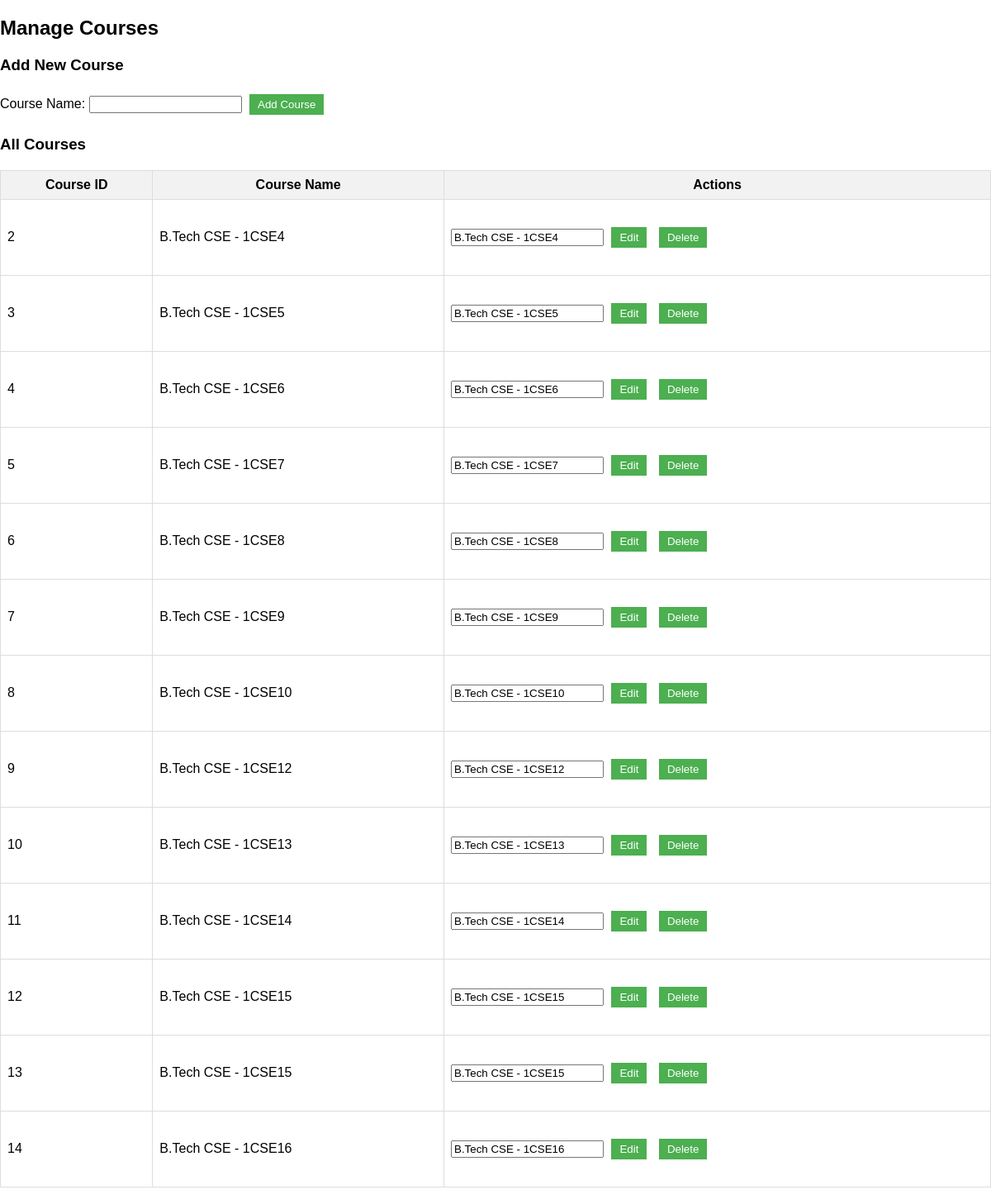
/admin-dashboard/manage_courses.php (signed in), run on the app's committed database.
### tables this page shows
CREATE TABLE `Courses` (
  `Course_id` int(11) NOT NULL,
  `Course_name` varchar(100) NOT NULL
);

### admin-dashboard/manage_courses.php (the view, shortened to what this page needs)
<?php
include 'config.php';
?>
<!DOCTYPE html>
<html lang="en">
<head>
    <link rel="stylesheet" href="admin_style.css">
</head>
<body>
    <h2>Manage Courses</h2>
    <form method="POST" action="">
        <h3>Add New Course</h3>
        <label for="course_name">Course Name:</label>
        <input type="text" name="course_name" required>
        <button type="submit" name="add_course">Add Course</button>
    </form>
    <h3>All Courses</h3>
    <table>
        <thead>
            <tr>
                <th>Course ID</th>
                <th>Course Name</th>
                <th>Actions</th>
            </tr>
        </thead>
        <tbody>
            <?php
            $courses_query = "SELECT * FROM Courses";
            $courses_result = $conn->query($courses_query);
            if ($courses_result->num_rows > 0) {
                while ($course = $courses_result->fetch_assoc()) {
                    echo "<tr>
                        <td>" . htmlspecialchars($course['Course_id']) . "</td>
                        <td>" . htmlspecialchars($course['Course_name']) . "</td>
                        <td>
                            <form method='POST' action='' style='display:inline-block;'>
                                <input type='hidden' name='course_id' value='" . htmlspecialchars($course['Course_id']) . "'>
                                <input type='text' name='course_name' value='" . htmlspecialchars($course['Course_name']) . "' required>
                                <button type='submit' name='edit_course'>Edit</button>
                            </form>
                            <form method='POST' action='' style='display:inline-block;'>
                                <input type='hidden' name='course_id' value='" . htmlspecialchars($course['Course_id']) . "'>
                                <button type='submit' name='delete_course' onclick='return confirm(\"Are you sure you want to delete this course?\");'>Delete</button>
                            </form>
                        </td>
                    </tr>";
                }
            } else {
                echo "<tr><td colspan='3'>No courses available</td></tr>";
            }
            ?>
        </tbody>
    </table>
</body>
</html>

### admin-dashboard/admin_style.css (style rules this page uses)
body { font-family: Arial, sans-serif; margin: 0; padding: 0; }
table { width: 100%; border-collapse: collapse; margin: 20px 0; }
table, th, td { border: 1px solid #ddd; padding: 8px; }
th { background-color: #f2f2f2; text-align: center; }
td { text-align: left; }
button { margin: 5px; padding: 5px 10px; background-color: #4CAF50; color: white; border: none; cursor: pointer; }
form { margin: 20px 0; }

### data on the page
courses: Course_id "2", Course_name "B.Tech CSE - 1CSE4", course_name "B.Tech CSE - 1CSE4"
courses: Course_id "3", Course_name "B.Tech CSE - 1CSE5", course_name "B.Tech CSE - 1CSE5"
courses: Course_id "4", Course_name "B.Tech CSE - 1CSE6", course_name "B.Tech CSE - 1CSE6"
courses: Course_id "5", Course_name "B.Tech CSE - 1CSE7", course_name "B.Tech CSE - 1CSE7"
courses: Course_id "6", Course_name "B.Tech CSE - 1CSE8", course_name "B.Tech CSE - 1CSE8"
courses: Course_id "7", Course_name "B.Tech CSE - 1CSE9", course_name "B.Tech CSE - 1CSE9"
courses: Course_id "8", Course_name "B.Tech CSE - 1CSE10", course_name "B.Tech CSE - 1CSE10"
courses: Course_id "9", Course_name "B.Tech CSE - 1CSE12", course_name "B.Tech CSE - 1CSE12"
courses: Course_id "10", Course_name "B.Tech CSE - 1CSE13", course_name "B.Tech CSE - 1CSE13"
courses: Course_id "11", Course_name "B.Tech CSE - 1CSE14", course_name "B.Tech CSE - 1CSE14"
courses: Course_id "12", Course_name "B.Tech CSE - 1CSE15", course_name "B.Tech CSE - 1CSE15"
courses: Course_id "13", Course_name "B.Tech CSE - 1CSE15", course_name "B.Tech CSE - 1CSE15"
courses: Course_id "14", Course_name "B.Tech CSE - 1CSE16", course_name "B.Tech CSE - 1CSE16"
